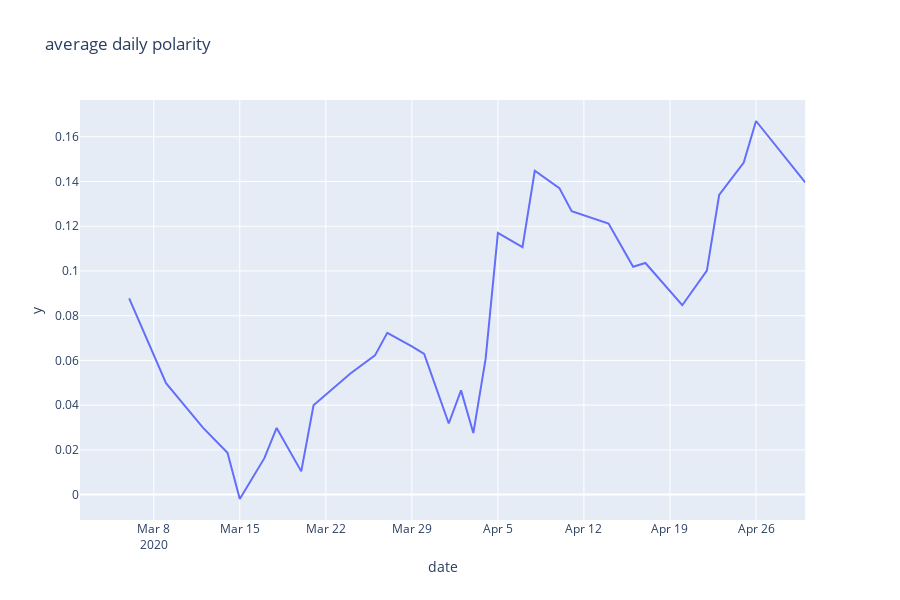

Write notebook code for a chart like this one.
### Code cell
d=pd.DataFrame(df.groupby('date')['polarity'].mean())
d=d.reset_index()
d['date']=pd.to_datetime(d['date'])
d=d.sort_values(by='date')
fig = px.line(d, x=d.date, y=d.polarity.rolling(window=4).mean(), title='average daily polarity')
fig.show()

### Figure 1 — Plotly figure (JSON) as saved in the notebook; plotly's stock layout.template omitted (floating-point values rounded to 4 significant figures)
{"data": [{"hoverlabel": {"namelength": 0}, "hovertemplate": "date=%{x}<br>y=%{y}", "legendgroup": "", "line": {"color": "#636efa", "dash": "solid"}, "mode": "lines", "name": "", "showlegend": false, "type": "scatter", "x": ["2020-03-02T00:00:00", "2020-03-03T00:00:00", "2020-03-05T00:00:00", "2020-03-06T00:00:00", "2020-03-09T00:00:00", "2020-03-12T00:00:00", "2020-03-14T00:00:00", "2020-03-15T00:00:00", "2020-03-17T00:00:00", "2020-03-18T00:00:00", "2020-03-20T00:00:00", "2020-03-21T00:00:00", "2020-03-24T00:00:00", "2020-03-26T00:00:00", "2020-03-27T00:00:00", "2020-03-29T00:00:00", "2020-03-30T00:00:00", "2020-04-01T00:00:00", "2020-04-02T00:00:00", "2020-04-03T00:00:00", "2020-04-04T00:00:00", "2020-04-05T00:00:00", "2020-04-07T00:00:00", "2020-04-08T00:00:00", "2020-04-10T00:00:00", "2020-04-11T00:00:00", "2020-04-14T00:00:00", "2020-04-16T00:00:00", "2020-04-17T00:00:00", "2020-04-20T00:00:00", "2020-04-22T00:00:00", "2020-04-23T00:00:00", "2020-04-25T00:00:00", "2020-04-26T00:00:00", "2020-04-30T00:00:00"], "xaxis": "x", "y": [null, null, null, 0.08777, 0.04981, 0.02993, 0.01868, -0.001969, 0.01629, 0.02979, 0.01038, 0.03992, 0.05418, 0.06225, 0.07232, 0.06632, 0.06295, 0.03179, 0.04662, 0.02752, 0.06065, 0.117, 0.1106, 0.1448, 0.137, 0.1267, 0.1212, 0.1019, 0.1036, 0.08468, 0.1002, 0.134, 0.1485, 0.1671, 0.1396], "yaxis": "y"}], "layout": {"height": 600, "legend": {"tracegroupgap": 0}, "title": {"text": "average daily polarity"}, "xaxis": {"anchor": "y", "domain": [0, 0.98], "title": {"text": "date"}}, "yaxis": {"anchor": "x", "domain": [0, 1], "title": {"text": "y"}}}}
